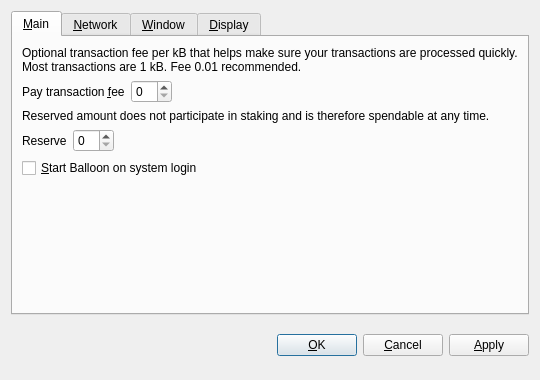
<?xml version="1.0" encoding="UTF-8"?>
<ui version="4.0">
 <class>OptionsDialog</class>
 <widget class="QDialog" name="OptionsDialog">
  <property name="geometry">
   <rect>
    <x>0</x>
    <y>0</y>
    <width>540</width>
    <height>380</height>
   </rect>
  </property>
  <property name="windowTitle">
   <string>Options</string>
  </property>
  <property name="modal">
   <bool>true</bool>
  </property>
  <layout class="QVBoxLayout" name="verticalLayout">
   <item>
    <widget class="QTabWidget" name="tabWidget">
     <property name="tabPosition">
      <enum>QTabWidget::North</enum>
     </property>
     <property name="currentIndex">
      <number>0</number>
     </property>
     <widget class="QWidget" name="tabMain">
      <attribute name="title">
       <string>&amp;Main</string>
      </attribute>
      <layout class="QVBoxLayout" name="verticalLayout_Main">
       <item>
        <widget class="QLabel" name="transactionFeeInfoLabel">
         <property name="text">
          <string>Optional transaction fee per kB that helps make sure your transactions are processed quickly. Most transactions are 1 kB. Fee 0.01 recommended.</string>
         </property>
         <property name="textFormat">
          <enum>Qt::PlainText</enum>
         </property>
         <property name="wordWrap">
          <bool>true</bool>
         </property>
        </widget>
       </item>
       <item>
        <layout class="QHBoxLayout" name="horizontalLayoutFee">
         <item>
          <widget class="QLabel" name="transactionFeeLabel">
           <property name="text">
            <string>Pay transaction &amp;fee</string>
           </property>
           <property name="textFormat">
            <enum>Qt::PlainText</enum>
           </property>
           <property name="buddy">
            <cstring>transactionFee</cstring>
           </property>
          </widget>
         </item>
         <item>
          <widget class="BitcoinAmountField" name="transactionFee"/>
         </item>
         <item>
          <spacer name="horizontalSpacerFee">
           <property name="orientation">
            <enum>Qt::Horizontal</enum>
           </property>
           <property name="sizeHint" stdset="0">
            <size>
             <width>40</width>
             <height>20</height>
            </size>
           </property>
          </spacer>
         </item>
        </layout>
       </item>
       <item>
        <widget class="QLabel" name="reserveBalanceInfoLabel">
         <property name="text">
          <string>Reserved amount does not participate in staking and is therefore spendable at any time.</string>
         </property>
         <property name="textFormat">
          <enum>Qt::PlainText</enum>
         </property>
         <property name="wordWrap">
          <bool>true</bool>
         </property>
        </widget>
       </item>
       <item>
        <layout class="QHBoxLayout" name="horizontalLayoutReserveBalance">
         <item>
          <widget class="QLabel" name="reserveBalanceLabel">
           <property name="text">
            <string>Reserve</string>
           </property>
           <property name="textFormat">
            <enum>Qt::PlainText</enum>
           </property>
           <property name="buddy">
            <cstring>reserveBalance</cstring>
           </property>
          </widget>
         </item>
         <item>
          <widget class="BitcoinAmountField" name="reserveBalance"/>
         </item>
         <item>
          <spacer name="horizontalSpacerReserveBalance">
           <property name="orientation">
            <enum>Qt::Horizontal</enum>
           </property>
           <property name="sizeHint" stdset="0">
            <size>
             <width>40</width>
             <height>20</height>
            </size>
           </property>
          </spacer>
         </item>
        </layout>
       </item>
       <item>
        <widget class="QCheckBox" name="bitcoinAtStartup">
         <property name="toolTip">
          <string>Automatically start Balloon after logging in to the system.</string>
         </property>
         <property name="text">
          <string>&amp;Start Balloon on system login</string>
         </property>
        </widget>
       </item>
       <item>
        <spacer name="verticalSpacer_Main">
         <property name="orientation">
          <enum>Qt::Vertical</enum>
         </property>
         <property name="sizeHint" stdset="0">
          <size>
           <width>20</width>
           <height>40</height>
          </size>
         </property>
        </spacer>
       </item>
      </layout>
     </widget>
     <widget class="QWidget" name="tabNetwork">
      <attribute name="title">
       <string>&amp;Network</string>
      </attribute>
      <layout class="QVBoxLayout" name="verticalLayout_Network">
       <item>
        <widget class="QCheckBox" name="mapPortUpnp">
         <property name="toolTip">
          <string>Automatically open the Balloon client port on the router. This only works when your router supports UPnP and it is enabled.</string>
         </property>
         <property name="text">
          <string>Map port using &amp;UPnP</string>
         </property>
        </widget>
       </item>
       <item>
        <widget class="QCheckBox" name="connectSocks">
         <property name="toolTip">
          <string>Connect to the Balloon network through a SOCKS proxy (e.g. when connecting through Tor).</string>
         </property>
         <property name="text">
          <string>&amp;Connect through SOCKS proxy:</string>
         </property>
        </widget>
       </item>
       <item>
        <layout class="QHBoxLayout" name="horizontalLayout_Network">
         <item>
          <widget class="QLabel" name="proxyIpLabel">
           <property name="text">
            <string>Proxy &amp;IP:</string>
           </property>
           <property name="textFormat">
            <enum>Qt::PlainText</enum>
           </property>
           <property name="buddy">
            <cstring>proxyIp</cstring>
           </property>
          </widget>
         </item>
         <item>
          <widget class="QValidatedLineEdit" name="proxyIp">
           <property name="maximumSize">
            <size>
             <width>140</width>
             <height>16777215</height>
            </size>
           </property>
           <property name="toolTip">
            <string>IP address of the proxy (e.g. 127.0.0.1)</string>
           </property>
          </widget>
         </item>
         <item>
          <widget class="QLabel" name="proxyPortLabel">
           <property name="text">
            <string>&amp;Port:</string>
           </property>
           <property name="textFormat">
            <enum>Qt::PlainText</enum>
           </property>
           <property name="buddy">
            <cstring>proxyPort</cstring>
           </property>
          </widget>
         </item>
         <item>
          <widget class="QLineEdit" name="proxyPort">
           <property name="maximumSize">
            <size>
             <width>55</width>
             <height>16777215</height>
            </size>
           </property>
           <property name="toolTip">
            <string>Port of the proxy (e.g. 9050)</string>
           </property>
          </widget>
         </item>
         <item>
          <widget class="QLabel" name="socksVersionLabel">
           <property name="text">
            <string>SOCKS &amp;Version:</string>
           </property>
           <property name="textFormat">
            <enum>Qt::PlainText</enum>
           </property>
           <property name="buddy">
            <cstring>socksVersion</cstring>
           </property>
          </widget>
         </item>
         <item>
          <widget class="QValueComboBox" name="socksVersion">
           <property name="toolTip">
            <string>SOCKS version of the proxy (e.g. 5)</string>
           </property>
          </widget>
         </item>
         <item>
          <spacer name="horizontalSpacer_Network">
           <property name="orientation">
            <enum>Qt::Horizontal</enum>
           </property>
           <property name="sizeHint" stdset="0">
            <size>
             <width>40</width>
             <height>20</height>
            </size>
           </property>
          </spacer>
         </item>
        </layout>
       </item>
       <item>
        <spacer name="verticalSpacer_Network">
         <property name="orientation">
          <enum>Qt::Vertical</enum>
         </property>
         <property name="sizeHint" stdset="0">
          <size>
           <width>20</width>
           <height>40</height>
          </size>
         </property>
        </spacer>
       </item>
      </layout>
     </widget>
     <widget class="QWidget" name="tabWindow">
      <attribute name="title">
       <string>&amp;Window</string>
      </attribute>
      <layout class="QVBoxLayout" name="verticalLayout_Window">
       <item>
        <widget class="QCheckBox" name="minimizeToTray">
         <property name="toolTip">
          <string>Show only a tray icon after minimizing the window.</string>
         </property>
         <property name="text">
          <string>&amp;Minimize to the tray instead of the taskbar</string>
         </property>
        </widget>
       </item>
       <item>
        <widget class="QCheckBox" name="minimizeOnClose">
         <property name="toolTip">
          <string>Minimize instead of exit the application when the window is closed. When this option is enabled, the application will be closed only after selecting Quit in the menu.</string>
         </property>
         <property name="text">
          <string>M&amp;inimize on close</string>
         </property>
        </widget>
       </item>
       <item>
        <spacer name="verticalSpacer_Window">
         <property name="orientation">
          <enum>Qt::Vertical</enum>
         </property>
         <property name="sizeHint" stdset="0">
          <size>
           <width>20</width>
           <height>40</height>
          </size>
         </property>
        </spacer>
       </item>
      </layout>
     </widget>
     <widget class="QWidget" name="tabDisplay">
      <attribute name="title">
       <string>&amp;Display</string>
      </attribute>
      <layout class="QVBoxLayout" name="verticalLayout_Display">
       <item>
        <layout class="QHBoxLayout" name="horizontalLayout_1_Display">
         <item>
          <widget class="QLabel" name="langLabel">
           <property name="text">
            <string>User Interface &amp;language:</string>
           </property>
           <property name="textFormat">
            <enum>Qt::PlainText</enum>
           </property>
           <property name="buddy">
            <cstring>lang</cstring>
           </property>
          </widget>
         </item>
         <item>
          <widget class="QValueComboBox" name="lang">
           <property name="toolTip">
            <string>The user interface language can be set here. This setting will take effect after restarting Balloon.</string>
           </property>
          </widget>
         </item>
        </layout>
       </item>
       <item>
        <layout class="QHBoxLayout" name="horizontalLayout_2_Display">
         <item>
          <widget class="QLabel" name="unitLabel">
           <property name="text">
            <string>&amp;Unit to show amounts in:</string>
           </property>
           <property name="textFormat">
            <enum>Qt::PlainText</enum>
           </property>
           <property name="buddy">
            <cstring>unit</cstring>
           </property>
          </widget>
         </item>
         <item>
          <widget class="QValueComboBox" name="unit">
           <property name="toolTip">
            <string>Choose the default subdivision unit to show in the interface and when sending coins.</string>
           </property>
          </widget>
         </item>
        </layout>
       </item>
       <item>
        <widget class="QCheckBox" name="displayAddresses">
         <property name="toolTip">
          <string>Whether to show Balloon addresses in the transaction list or not.</string>
         </property>
         <property name="text">
          <string>&amp;Display addresses in transaction list</string>
         </property>
        </widget>
       </item>
       <item>
        <widget class="QCheckBox" name="coinControlFeatures">
         <property name="toolTip">
          <string>Whether to show coin control features or not.</string>
         </property>
         <property name="text">
          <string>Display coin &amp;control features (experts only!)</string>
         </property>
        </widget>
       </item>
       <item>
        <spacer name="verticalSpacer_Display">
         <property name="orientation">
          <enum>Qt::Vertical</enum>
         </property>
         <property name="sizeHint" stdset="0">
          <size>
           <width>20</width>
           <height>40</height>
          </size>
         </property>
        </spacer>
       </item>
      </layout>
     </widget>
    </widget>
   </item>
   <item>
    <layout class="QHBoxLayout" name="horizontalLayout_Buttons">
     <item>
      <spacer name="horizontalSpacer_1">
       <property name="orientation">
        <enum>Qt::Horizontal</enum>
       </property>
       <property name="sizeHint" stdset="0">
        <size>
         <width>40</width>
         <height>48</height>
        </size>
       </property>
      </spacer>
     </item>
     <item>
      <widget class="QLabel" name="statusLabel">
       <property name="font">
        <font>
         <weight>75</weight>
         <bold>true</bold>
        </font>
       </property>
       <property name="text">
        <string/>
       </property>
       <property name="textFormat">
        <enum>Qt::PlainText</enum>
       </property>
       <property name="wordWrap">
        <bool>true</bool>
       </property>
      </widget>
     </item>
     <item>
      <spacer name="horizontalSpacer_2">
       <property name="orientation">
        <enum>Qt::Horizontal</enum>
       </property>
       <property name="sizeHint" stdset="0">
        <size>
         <width>40</width>
         <height>48</height>
        </size>
       </property>
      </spacer>
     </item>
     <item>
      <widget class="QPushButton" name="okButton">
       <property name="text">
        <string>&amp;OK</string>
       </property>
      </widget>
     </item>
     <item>
      <widget class="QPushButton" name="cancelButton">
       <property name="text">
        <string>&amp;Cancel</string>
       </property>
       <property name="autoDefault">
        <bool>false</bool>
       </property>
      </widget>
     </item>
     <item>
      <widget class="QPushButton" name="applyButton">
       <property name="text">
        <string>&amp;Apply</string>
       </property>
       <property name="autoDefault">
        <bool>false</bool>
       </property>
      </widget>
     </item>
    </layout>
   </item>
  </layout>
 </widget>
 <customwidgets>
  <customwidget>
   <class>BitcoinAmountField</class>
   <extends>QSpinBox</extends>
   <header>bitcoinamountfield.h</header>
  </customwidget>
  <customwidget>
   <class>QValueComboBox</class>
   <extends>QComboBox</extends>
   <header>qvaluecombobox.h</header>
  </customwidget>
  <customwidget>
   <class>QValidatedLineEdit</class>
   <extends>QLineEdit</extends>
   <header>qvalidatedlineedit.h</header>
  </customwidget>
 </customwidgets>
 <resources/>
 <connections/>
</ui>
